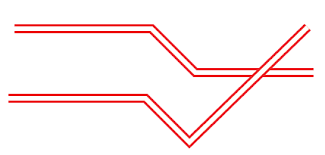
#> input picture OpenCV/lines.png, 325 x 155 px
$ python detector.py
#> lines starting #> are read from the running program, lines starting #| are printed output that depends on the picture; after the words box and inside, x2 and y2 are one past the last pixel; in counts of white or black regions, pixels touching at a corner belong together
import cv2
import numpy as np

img = cv2.imread("lines.png")
#> img is the input picture: shape (155, 325, 3); mean B, G, R 241.1, 241, 253.9
gray = cv2.cvtColor(img, cv2.COLOR_BGR2GRAY)
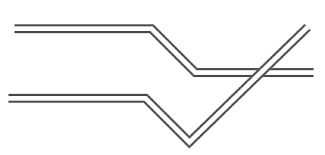
#> gray: shape (155, 325); min 71, max 255, mean 244.9
edges = cv2.Canny(gray, 50, 120)
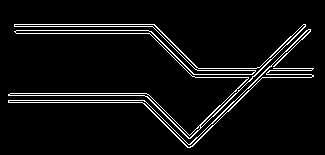
#> edges: shape (155, 325); 5.5% white in thin lines or dots, all inside (x1, y1, x2, y2) = (8, 24, 314, 148)
minLineLength = 20
maxLineGap = 5

lines = cv2.HoughLinesP(edges, 1, np.pi / 180, 100, minLineLength, maxLineGap)
#> lines = 19 rows, first 6: [286, 51, 307, 30], [14, 24, 154, 24], [204, 120, 219, 105], [8, 102, 142, 102], [8, 95, 144, 95], [8, 100, 144, 100]

for line in lines:
    for x1, y1, x2, y2 in line:
        cv2.line(img, (x1, y1), (x2, y2), (0, 255, 0), 2)
#> this loop made 19 passes
#> line on passes 1 to 12: [[286, 51, 307, 30]], [[14, 24, 154, 24]], [[204, 120, 219, 105]], [[8, 102, 142, 102]], [[8, 95, 144, 95]], [[8, 100, 144, 100]], [[16, 33, 149, 33]], [[14, 26, 152, 26]], [[16, 30, 148, 30]], [[10, 93, 146, 93]], [[189, 138, 197, 130]], [[205, 129, 291, 45]]
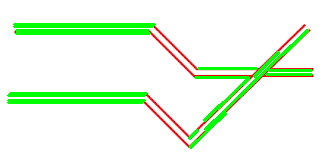
#> img: shape (155, 325, 3); 8.91% of pixels changed, all inside (x1, y1, x2, y2) = (7, 23, 313, 149)

cv2.imshow("edges", edges)
cv2.imshow("img", img)
cv2.waitKey()
#> (the run stopped early here; a loop or call above may not have finished)
